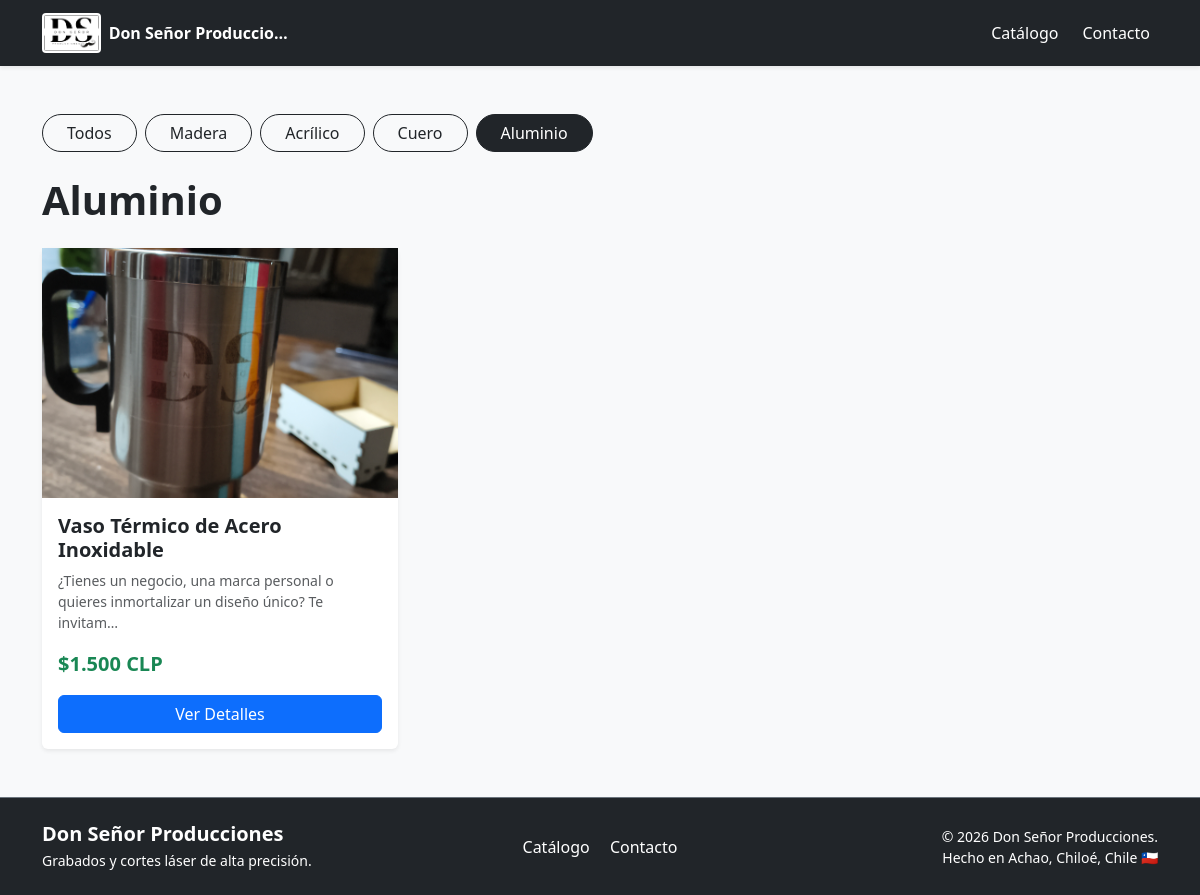
The app's page /categoria/aluminio/ with its own data.
### catalogo/models.py (models this page shows, shortened)
class Categoria(models.Model):
    nombre = models.CharField(max_length=100)
    slug = models.SlugField(unique=True)

class Producto(models.Model):
    nombre = models.CharField(max_length=200)
    slug = models.SlugField(unique=True)
    descripcion = models.TextField()
    precio = models.DecimalField(max_digits=10, decimal_places=0) # Usamos 0 si manejas precios en CLP
    imagen = models.ImageField(upload_to='productos/')
    categoria = models.ForeignKey(Categoria, on_delete=models.CASCADE, related_name='productos')
    requiere_personalizacion = models.BooleanField(default=True)
    activo = models.BooleanField(default=True)
    def precio_formateado(self):
        return f"{int(self.precio):_}".replace("_", ".")

### catalogo/views.py (the view)
# urls.py: path('', lista_productos, name='lista_productos'),
def lista_productos(request, categoria_slug=None):
    categoria = None
    productos = Producto.objects.filter(activo=True)
    if categoria_slug:
        categoria = get_object_or_404(Categoria, slug=categoria_slug)
        productos = productos.filter(categoria=categoria)
    categorias = Categoria.objects.all()
    return render(request, 'catalogo/lista_productos.html', {
        'categoria': categoria,
        'categorias': categorias,
        'productos': productos
    })

### catalogo/templates/catalogo/lista_productos.html (shortened to what this page needs)
{% extends 'catalogo/base.html' %}
{% block content %}
    <div class="d-flex flex-wrap gap-2 mb-4">
        <a href="{% url 'lista_productos' %}" class="btn {% if not categoria %}btn-dark{% else %}btn-outline-dark{% endif %} rounded-pill px-4">
            Todos
        </a>
        {% for cat in categorias %}
            <a href="{% url 'lista_productos_por_categoria' cat.slug %}" class="btn {% if categoria == cat %}btn-dark{% else %}btn-outline-dark{% endif %} rounded-pill px-4">
                {{ cat.nombre }}
            </a>
        {% endfor %}
    </div>
    <h1 class="mb-4 fw-bold">{{ categoria.nombre|default:"Nuestros Productos Grabados" }}</h1>
    <div class="row row-cols-1 row-cols-md-3 g-4">
        {% for producto in productos %}
            <div class="col">
                <div class="card h-100 shadow-sm border-0">
                    {% if producto.imagen %}
                        <div style="height: 250px; overflow: hidden; background-color: #eee;">
                            <img src="{{ producto.imagen.url }}" alt="{{ producto.nombre }}" class="w-100 h-100 object-fit-cover">
                        </div>
                    {% endif %}
                    <div class="card-body d-flex flex-column">
                        <h5 class="card-title fw-bold">{{ producto.nombre }}</h5>
                        <p class="card-text text-muted small">{{ producto.descripcion|truncatechars:90 }}</p>
                        <div class="mt-auto">
                            <p class="fs-5 fw-bold text-success mb-3">${{ producto.precio_formateado }} CLP</p>
                            <a href="{% url 'detalle_producto' producto.slug %}" class="btn btn-primary w-100">Ver Detalles</a>
                        </div>
                    </div>
                </div>
            </div>
        {% empty %}
            <div class="col-12">
                <div class="alert alert-info text-center" role="alert">
                    No hay productos disponibles en esta categoría por el momento.
                </div>
            </div>
        {% endfor %}
    </div>
{% endblock %}

### records on screen
Categoria: nombre "Madera"
Categoria: nombre "Acrílico"
Categoria: nombre "Cuero"
Categoria: nombre "Aluminio"
Producto: imagen (picture), nombre "Vaso Térmico de Acero Inoxidable", descripcion "¿Tienes un negocio, una marca personal o quieres inmortalizar un diseño único? Te invitam…", precio_formateado "1.500"
